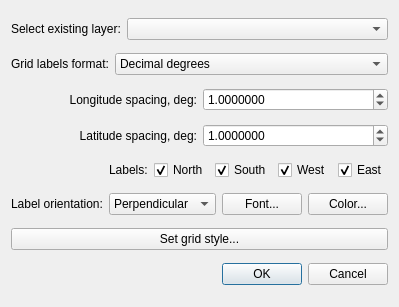
<?xml version="1.0" encoding="UTF-8"?>
<ui version="4.0">
 <class>LatLonGrid</class>
 <widget class="QDialog" name="LatLonGrid">
  <property name="windowModality">
   <enum>Qt::ApplicationModal</enum>
  </property>
  <property name="geometry">
   <rect>
    <x>0</x>
    <y>0</y>
    <width>372</width>
    <height>307</height>
   </rect>
  </property>
  <property name="sizePolicy">
   <sizepolicy hsizetype="Preferred" vsizetype="Preferred">
    <horstretch>0</horstretch>
    <verstretch>0</verstretch>
   </sizepolicy>
  </property>
  <property name="windowTitle">
   <string>Latitude / Longitude grid lines</string>
  </property>
  <property name="windowIcon">
   <iconset resource="resources.qrc">
    <normaloff>:/plugins/latlongrid/icon.png</normaloff>:/plugins/latlongrid/icon.png</iconset>
  </property>
  <layout class="QVBoxLayout" name="verticalLayout">
   <item>
    <layout class="QHBoxLayout" name="horizontalLayout">
     <item>
      <widget class="QLabel" name="label">
       <property name="text">
        <string>Select existing layer:</string>
       </property>
      </widget>
     </item>
     <item>
      <widget class="QComboBox" name="selected_layer">
       <property name="sizePolicy">
        <sizepolicy hsizetype="Preferred" vsizetype="Fixed">
         <horstretch>1</horstretch>
         <verstretch>0</verstretch>
        </sizepolicy>
       </property>
       <property name="toolTip">
        <string>Select layer to use for extend of lat/lon grid</string>
       </property>
      </widget>
     </item>
    </layout>
   </item>
   <item>
    <layout class="QHBoxLayout" name="horizontalLayout_2">
     <item>
      <widget class="QLabel" name="label_2">
       <property name="text">
        <string>Grid labels format:</string>
       </property>
      </widget>
     </item>
     <item>
      <widget class="QComboBox" name="labels_format">
       <property name="sizePolicy">
        <sizepolicy hsizetype="Preferred" vsizetype="Fixed">
         <horstretch>1</horstretch>
         <verstretch>0</verstretch>
        </sizepolicy>
       </property>
       <property name="toolTip">
        <string>&lt;html&gt;&lt;head/&gt;&lt;body&gt;&lt;p&gt;Select label format. Grid interval specified below is based on this selection&lt;/p&gt;&lt;/body&gt;&lt;/html&gt;</string>
       </property>
       <property name="currentIndex">
        <number>0</number>
       </property>
       <item>
        <property name="text">
         <string>Decimal degrees</string>
        </property>
       </item>
       <item>
        <property name="text">
         <string>Decimal degress and minutes</string>
        </property>
       </item>
       <item>
        <property name="text">
         <string>Decimal degress, minutes and seconds</string>
        </property>
       </item>
      </widget>
     </item>
    </layout>
   </item>
   <item>
    <layout class="QHBoxLayout" name="horizontalLayout_3">
     <item>
      <widget class="QLabel" name="long_spacing_label">
       <property name="text">
        <string>Longitude spacing, deg:</string>
       </property>
       <property name="alignment">
        <set>Qt::AlignRight|Qt::AlignTrailing|Qt::AlignVCenter</set>
       </property>
      </widget>
     </item>
     <item>
      <widget class="QDoubleSpinBox" name="long_spacing">
       <property name="toolTip">
        <string>&lt;html&gt;&lt;head/&gt;&lt;body&gt;&lt;p&gt;Longitude grid step in dec. degrees, minutes or second based on format&lt;/p&gt;&lt;/body&gt;&lt;/html&gt;</string>
       </property>
       <property name="decimals">
        <number>7</number>
       </property>
       <property name="singleStep">
        <double>0.010000000000000</double>
       </property>
       <property name="value">
        <double>1.000000000000000</double>
       </property>
      </widget>
     </item>
    </layout>
   </item>
   <item>
    <layout class="QHBoxLayout" name="horizontalLayout_6">
     <item>
      <widget class="QLabel" name="lat_spacing_label">
       <property name="text">
        <string>Latitude spacing, deg:</string>
       </property>
       <property name="alignment">
        <set>Qt::AlignRight|Qt::AlignTrailing|Qt::AlignVCenter</set>
       </property>
      </widget>
     </item>
     <item>
      <widget class="QDoubleSpinBox" name="lat_spacing">
       <property name="toolTip">
        <string>&lt;html&gt;&lt;head/&gt;&lt;body&gt;&lt;p&gt;Latitude grid step in dec. degrees, minutes or second based on format&lt;/p&gt;&lt;/body&gt;&lt;/html&gt;</string>
       </property>
       <property name="decimals">
        <number>7</number>
       </property>
       <property name="singleStep">
        <double>0.010000000000000</double>
       </property>
       <property name="value">
        <double>1.000000000000000</double>
       </property>
      </widget>
     </item>
    </layout>
   </item>
   <item>
    <layout class="QHBoxLayout" name="horizontalLayout_9">
     <item>
      <spacer name="horizontalSpacer">
       <property name="orientation">
        <enum>Qt::Horizontal</enum>
       </property>
       <property name="sizeHint" stdset="0">
        <size>
         <width>40</width>
         <height>20</height>
        </size>
       </property>
      </spacer>
     </item>
     <item>
      <widget class="QLabel" name="label_3">
       <property name="text">
        <string>Labels:</string>
       </property>
      </widget>
     </item>
     <item>
      <widget class="QCheckBox" name="label_north">
       <property name="toolTip">
        <string>Check this box to display north labels</string>
       </property>
       <property name="text">
        <string>North</string>
       </property>
       <property name="checked">
        <bool>true</bool>
       </property>
      </widget>
     </item>
     <item>
      <widget class="QCheckBox" name="label_south">
       <property name="toolTip">
        <string>Check this box to display south  labels</string>
       </property>
       <property name="text">
        <string>South</string>
       </property>
       <property name="checked">
        <bool>true</bool>
       </property>
      </widget>
     </item>
     <item>
      <widget class="QCheckBox" name="label_west">
       <property name="toolTip">
        <string>Check this box to display west labels</string>
       </property>
       <property name="text">
        <string>West</string>
       </property>
       <property name="checked">
        <bool>true</bool>
       </property>
      </widget>
     </item>
     <item>
      <widget class="QCheckBox" name="label_east">
       <property name="toolTip">
        <string>Check this box to display east labels</string>
       </property>
       <property name="text">
        <string>East</string>
       </property>
       <property name="checked">
        <bool>true</bool>
       </property>
      </widget>
     </item>
    </layout>
   </item>
   <item>
    <layout class="QHBoxLayout" name="horizontalLayout_8">
     <item>
      <widget class="QLabel" name="label_4">
       <property name="text">
        <string>Label orientation:</string>
       </property>
      </widget>
     </item>
     <item>
      <widget class="QComboBox" name="label_orientation">
       <property name="toolTip">
        <string>&lt;html&gt;&lt;head/&gt;&lt;body&gt;&lt;p&gt;Label orientation relatively to the frame&lt;/p&gt;&lt;/body&gt;&lt;/html&gt;</string>
       </property>
       <item>
        <property name="text">
         <string>Perpendicular</string>
        </property>
       </item>
       <item>
        <property name="text">
         <string>Parallel</string>
        </property>
       </item>
      </widget>
     </item>
     <item>
      <widget class="QPushButton" name="font_button">
       <property name="toolTip">
        <string>Select label font</string>
       </property>
       <property name="text">
        <string>Font...</string>
       </property>
      </widget>
     </item>
     <item>
      <widget class="QPushButton" name="color_button">
       <property name="toolTip">
        <string>Select label color</string>
       </property>
       <property name="text">
        <string>Color...</string>
       </property>
      </widget>
     </item>
    </layout>
   </item>
   <item>
    <layout class="QHBoxLayout" name="horizontalLayout_10">
     <item>
      <widget class="QPushButton" name="grid_style_button">
       <property name="toolTip">
        <string>Set grid lines style</string>
       </property>
       <property name="text">
        <string>Set grid style...</string>
       </property>
      </widget>
     </item>
    </layout>
   </item>
   <item>
    <widget class="QDialogButtonBox" name="buttonBox">
     <property name="orientation">
      <enum>Qt::Horizontal</enum>
     </property>
     <property name="standardButtons">
      <set>QDialogButtonBox::Cancel|QDialogButtonBox::Ok</set>
     </property>
    </widget>
   </item>
  </layout>
 </widget>
 <resources>
  <include location="resources.qrc"/>
 </resources>
 <connections>
  <connection>
   <sender>buttonBox</sender>
   <signal>accepted()</signal>
   <receiver>LatLonGrid</receiver>
   <slot>accept()</slot>
   <hints>
    <hint type="sourcelabel">
     <x>248</x>
     <y>254</y>
    </hint>
    <hint type="destinationlabel">
     <x>157</x>
     <y>270</y>
    </hint>
   </hints>
  </connection>
  <connection>
   <sender>buttonBox</sender>
   <signal>rejected()</signal>
   <receiver>LatLonGrid</receiver>
   <slot>reject()</slot>
   <hints>
    <hint type="sourcelabel">
     <x>316</x>
     <y>260</y>
    </hint>
    <hint type="destinationlabel">
     <x>286</x>
     <y>270</y>
    </hint>
   </hints>
  </connection>
  <connection>
   <sender>font_button</sender>
   <signal>clicked()</signal>
   <receiver>LatLonGrid</receiver>
   <slot>chooseFont()</slot>
   <hints>
    <hint type="sourcelabel">
     <x>234</x>
     <y>163</y>
    </hint>
    <hint type="destinationlabel">
     <x>185</x>
     <y>135</y>
    </hint>
   </hints>
  </connection>
  <connection>
   <sender>color_button</sender>
   <signal>clicked()</signal>
   <receiver>LatLonGrid</receiver>
   <slot>chooseColour()</slot>
   <hints>
    <hint type="sourcelabel">
     <x>297</x>
     <y>157</y>
    </hint>
    <hint type="destinationlabel">
     <x>185</x>
     <y>135</y>
    </hint>
   </hints>
  </connection>
  <connection>
   <sender>grid_style_button</sender>
   <signal>clicked()</signal>
   <receiver>LatLonGrid</receiver>
   <slot>chooseStyle()</slot>
   <hints>
    <hint type="sourcelabel">
     <x>88</x>
     <y>196</y>
    </hint>
    <hint type="destinationlabel">
     <x>185</x>
     <y>135</y>
    </hint>
   </hints>
  </connection>
  <connection>
   <sender>selected_layer</sender>
   <signal>currentIndexChanged(QString)</signal>
   <receiver>LatLonGrid</receiver>
   <slot>changeLayer()</slot>
   <hints>
    <hint type="sourcelabel">
     <x>136</x>
     <y>21</y>
    </hint>
    <hint type="destinationlabel">
     <x>87</x>
     <y>5</y>
    </hint>
   </hints>
  </connection>
  <connection>
   <sender>labels_format</sender>
   <signal>currentIndexChanged(int)</signal>
   <receiver>LatLonGrid</receiver>
   <slot>changeFormat()</slot>
   <hints>
    <hint type="sourcelabel">
     <x>205</x>
     <y>51</y>
    </hint>
    <hint type="destinationlabel">
     <x>61</x>
     <y>65</y>
    </hint>
   </hints>
  </connection>
 </connections>
 <slots>
  <slot>chooseFont()</slot>
  <slot>chooseColour()</slot>
  <slot>chooseStyle()</slot>
  <slot>changeLayer()</slot>
  <slot>changeFormat()</slot>
 </slots>
</ui>
